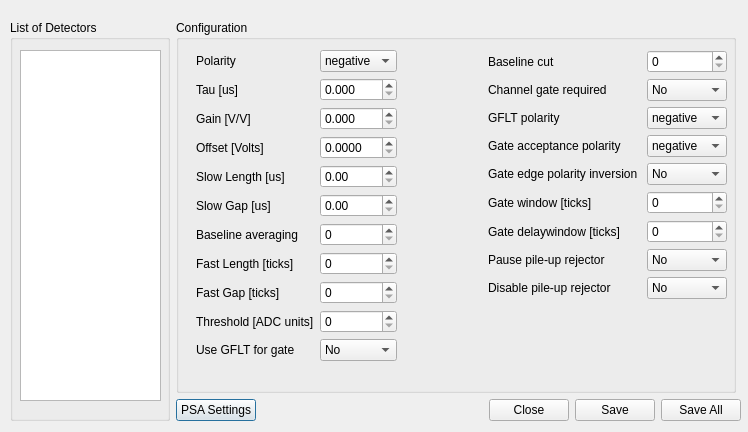
<?xml version="1.0" encoding="UTF-8"?>
<ui version="4.0">
 <class>dgfConfig</class>
 <widget class="QDialog" name="dgfConfig">
  <property name="geometry">
   <rect>
    <x>0</x>
    <y>0</y>
    <width>748</width>
    <height>432</height>
   </rect>
  </property>
  <property name="windowTitle">
   <string>Dialog</string>
  </property>
  <widget class="QWidget" name="layoutWidget">
   <property name="geometry">
    <rect>
     <x>10</x>
     <y>20</y>
     <width>731</width>
     <height>401</height>
    </rect>
   </property>
   <layout class="QHBoxLayout" name="horizontalLayout_2">
    <item>
     <widget class="QGroupBox" name="listBox">
      <property name="minimumSize">
       <size>
        <width>160</width>
        <height>0</height>
       </size>
      </property>
      <property name="title">
       <string>List of Detectors</string>
      </property>
      <widget class="QListView" name="listView">
       <property name="geometry">
        <rect>
         <x>10</x>
         <y>30</y>
         <width>141</width>
         <height>351</height>
        </rect>
       </property>
      </widget>
     </widget>
    </item>
    <item>
     <layout class="QVBoxLayout" name="verticalLayout">
      <item>
       <widget class="QGroupBox" name="confBox">
        <property name="minimumSize">
         <size>
          <width>500</width>
          <height>350</height>
         </size>
        </property>
        <property name="maximumSize">
         <size>
          <width>560</width>
          <height>500</height>
         </size>
        </property>
        <property name="title">
         <string>Configuration</string>
        </property>
        <widget class="QWidget" name="layoutWidget">
         <property name="geometry">
          <rect>
           <x>20</x>
           <y>30</y>
           <width>531</width>
           <height>311</height>
          </rect>
         </property>
         <layout class="QHBoxLayout" name="horizontalLayout_3">
          <item>
           <layout class="QFormLayout" name="formLayout_2">
            <property name="fieldGrowthPolicy">
             <enum>QFormLayout::AllNonFixedFieldsGrow</enum>
            </property>
            <item row="0" column="0">
             <widget class="QLabel" name="label">
              <property name="text">
               <string>Polarity</string>
              </property>
             </widget>
            </item>
            <item row="0" column="1">
             <widget class="QComboBox" name="polarity">
              <item>
               <property name="text">
                <string>negative</string>
               </property>
              </item>
              <item>
               <property name="text">
                <string>positive</string>
               </property>
              </item>
             </widget>
            </item>
            <item row="1" column="0">
             <widget class="QLabel" name="label_3">
              <property name="text">
               <string>Tau [us]</string>
              </property>
             </widget>
            </item>
            <item row="1" column="1">
             <widget class="QDoubleSpinBox" name="tau">
              <property name="decimals">
               <number>3</number>
              </property>
              <property name="maximum">
               <double>999.000000000000000</double>
              </property>
              <property name="singleStep">
               <double>0.010000000000000</double>
              </property>
             </widget>
            </item>
            <item row="2" column="0">
             <widget class="QLabel" name="label_5">
              <property name="text">
               <string>Gain [V/V]</string>
              </property>
             </widget>
            </item>
            <item row="2" column="1">
             <widget class="QDoubleSpinBox" name="gain">
              <property name="decimals">
               <number>3</number>
              </property>
              <property name="singleStep">
               <double>0.001000000000000</double>
              </property>
             </widget>
            </item>
            <item row="3" column="0">
             <widget class="QLabel" name="label_6">
              <property name="text">
               <string>Offset [Volts]</string>
              </property>
             </widget>
            </item>
            <item row="3" column="1">
             <widget class="QDoubleSpinBox" name="offset">
              <property name="decimals">
               <number>4</number>
              </property>
             </widget>
            </item>
            <item row="4" column="0">
             <widget class="QLabel" name="label_7">
              <property name="text">
               <string>Slow Length [us]</string>
              </property>
             </widget>
            </item>
            <item row="4" column="1">
             <widget class="QDoubleSpinBox" name="slowLength"/>
            </item>
            <item row="5" column="0">
             <widget class="QLabel" name="label_4">
              <property name="text">
               <string>Slow Gap [us]</string>
              </property>
             </widget>
            </item>
            <item row="5" column="1">
             <widget class="QDoubleSpinBox" name="slowGap"/>
            </item>
            <item row="6" column="0">
             <widget class="QLabel" name="label_2">
              <property name="text">
               <string>Baseline averaging</string>
              </property>
             </widget>
            </item>
            <item row="6" column="1">
             <widget class="QSpinBox" name="baselineAveraging"/>
            </item>
            <item row="7" column="0">
             <widget class="QLabel" name="label_8">
              <property name="text">
               <string>Fast Length [ticks]</string>
              </property>
             </widget>
            </item>
            <item row="7" column="1">
             <widget class="QSpinBox" name="fastLength"/>
            </item>
            <item row="8" column="0">
             <widget class="QLabel" name="label_9">
              <property name="text">
               <string>Fast Gap [ticks]</string>
              </property>
             </widget>
            </item>
            <item row="8" column="1">
             <widget class="QSpinBox" name="fastGap"/>
            </item>
            <item row="9" column="0">
             <widget class="QLabel" name="label_10">
              <property name="text">
               <string>Threshold [ADC units]</string>
              </property>
             </widget>
            </item>
            <item row="9" column="1">
             <widget class="QSpinBox" name="threshold"/>
            </item>
            <item row="10" column="0">
             <widget class="QLabel" name="label_15">
              <property name="text">
               <string>Use GFLT for gate</string>
              </property>
             </widget>
            </item>
            <item row="10" column="1">
             <widget class="QComboBox" name="useGfltForGate">
              <item>
               <property name="text">
                <string>No</string>
               </property>
              </item>
              <item>
               <property name="text">
                <string>Yes</string>
               </property>
              </item>
             </widget>
            </item>
           </layout>
          </item>
          <item>
           <spacer name="horizontalSpacer_2">
            <property name="orientation">
             <enum>Qt::Horizontal</enum>
            </property>
            <property name="sizeHint" stdset="0">
             <size>
              <width>40</width>
              <height>20</height>
             </size>
            </property>
           </spacer>
          </item>
          <item>
           <layout class="QFormLayout" name="formLayout">
            <property name="fieldGrowthPolicy">
             <enum>QFormLayout::AllNonFixedFieldsGrow</enum>
            </property>
            <item row="0" column="0">
             <widget class="QLabel" name="label_11">
              <property name="text">
               <string>Baseline cut</string>
              </property>
             </widget>
            </item>
            <item row="0" column="1">
             <widget class="QSpinBox" name="baselineCut"/>
            </item>
            <item row="1" column="0">
             <widget class="QLabel" name="label_12">
              <property name="text">
               <string>Channel gate required</string>
              </property>
             </widget>
            </item>
            <item row="1" column="1">
             <widget class="QComboBox" name="channelGateRequired">
              <property name="sizePolicy">
               <sizepolicy hsizetype="Preferred" vsizetype="Preferred">
                <horstretch>0</horstretch>
                <verstretch>0</verstretch>
               </sizepolicy>
              </property>
              <property name="maximumSize">
               <size>
                <width>90</width>
                <height>16777215</height>
               </size>
              </property>
              <item>
               <property name="text">
                <string>No</string>
               </property>
              </item>
              <item>
               <property name="text">
                <string>Yes</string>
               </property>
              </item>
             </widget>
            </item>
            <item row="2" column="0">
             <widget class="QLabel" name="label_13">
              <property name="text">
               <string>GFLT polarity</string>
              </property>
             </widget>
            </item>
            <item row="2" column="1">
             <widget class="QComboBox" name="gfltPolarity">
              <property name="sizePolicy">
               <sizepolicy hsizetype="Preferred" vsizetype="Preferred">
                <horstretch>0</horstretch>
                <verstretch>0</verstretch>
               </sizepolicy>
              </property>
              <property name="minimumSize">
               <size>
                <width>80</width>
                <height>0</height>
               </size>
              </property>
              <property name="maximumSize">
               <size>
                <width>90</width>
                <height>16777215</height>
               </size>
              </property>
              <item>
               <property name="text">
                <string>negative</string>
               </property>
              </item>
              <item>
               <property name="text">
                <string>positive</string>
               </property>
              </item>
             </widget>
            </item>
            <item row="3" column="0">
             <widget class="QLabel" name="label_14">
              <property name="text">
               <string>Gate acceptance polarity</string>
              </property>
             </widget>
            </item>
            <item row="3" column="1">
             <widget class="QComboBox" name="gateAcceptancePolarity">
              <property name="sizePolicy">
               <sizepolicy hsizetype="Preferred" vsizetype="Preferred">
                <horstretch>0</horstretch>
                <verstretch>0</verstretch>
               </sizepolicy>
              </property>
              <property name="maximumSize">
               <size>
                <width>90</width>
                <height>16777215</height>
               </size>
              </property>
              <item>
               <property name="text">
                <string>negative</string>
               </property>
              </item>
              <item>
               <property name="text">
                <string>positive</string>
               </property>
              </item>
             </widget>
            </item>
            <item row="4" column="0">
             <widget class="QLabel" name="label_16">
              <property name="text">
               <string>Gate edge polarity inversion </string>
              </property>
             </widget>
            </item>
            <item row="4" column="1">
             <widget class="QComboBox" name="gateEdgePolarityInversion">
              <property name="sizePolicy">
               <sizepolicy hsizetype="Preferred" vsizetype="Preferred">
                <horstretch>0</horstretch>
                <verstretch>0</verstretch>
               </sizepolicy>
              </property>
              <property name="maximumSize">
               <size>
                <width>16777215</width>
                <height>100</height>
               </size>
              </property>
              <item>
               <property name="text">
                <string>No</string>
               </property>
              </item>
              <item>
               <property name="text">
                <string>Yes</string>
               </property>
              </item>
             </widget>
            </item>
            <item row="6" column="0">
             <widget class="QLabel" name="label_17">
              <property name="text">
               <string>Gate window [ticks]</string>
              </property>
             </widget>
            </item>
            <item row="6" column="1">
             <widget class="QSpinBox" name="gateWindow"/>
            </item>
            <item row="7" column="0">
             <widget class="QLabel" name="label_18">
              <property name="text">
               <string>Gate delaywindow [ticks]</string>
              </property>
             </widget>
            </item>
            <item row="7" column="1">
             <widget class="QSpinBox" name="gateDelayWindow"/>
            </item>
            <item row="8" column="0">
             <widget class="QLabel" name="label_19">
              <property name="text">
               <string>Pause pile-up rejector</string>
              </property>
             </widget>
            </item>
            <item row="8" column="1">
             <widget class="QComboBox" name="pausePileUpRejector">
              <item>
               <property name="text">
                <string>No</string>
               </property>
              </item>
              <item>
               <property name="text">
                <string>Yes</string>
               </property>
              </item>
             </widget>
            </item>
            <item row="9" column="0">
             <widget class="QLabel" name="label_20">
              <property name="text">
               <string>Disable pile-up rejector</string>
              </property>
             </widget>
            </item>
            <item row="9" column="1">
             <widget class="QComboBox" name="disablePileUpRejector">
              <item>
               <property name="text">
                <string>No</string>
               </property>
              </item>
              <item>
               <property name="text">
                <string>Yes</string>
               </property>
              </item>
             </widget>
            </item>
           </layout>
          </item>
         </layout>
        </widget>
       </widget>
      </item>
      <item>
       <layout class="QHBoxLayout" name="horizontalLayout">
        <item>
         <widget class="QPushButton" name="psaButton">
          <property name="text">
           <string>PSA Settings</string>
          </property>
         </widget>
        </item>
        <item>
         <spacer name="horizontalSpacer">
          <property name="orientation">
           <enum>Qt::Horizontal</enum>
          </property>
          <property name="sizeHint" stdset="0">
           <size>
            <width>40</width>
            <height>20</height>
           </size>
          </property>
         </spacer>
        </item>
        <item>
         <widget class="QPushButton" name="pushButton_3">
          <property name="text">
           <string>Close</string>
          </property>
         </widget>
        </item>
        <item>
         <widget class="QPushButton" name="saveButton">
          <property name="text">
           <string>Save</string>
          </property>
         </widget>
        </item>
        <item>
         <widget class="QPushButton" name="saveAllButton">
          <property name="text">
           <string>Save All</string>
          </property>
         </widget>
        </item>
       </layout>
      </item>
     </layout>
    </item>
   </layout>
  </widget>
 </widget>
 <resources/>
 <connections/>
</ui>
